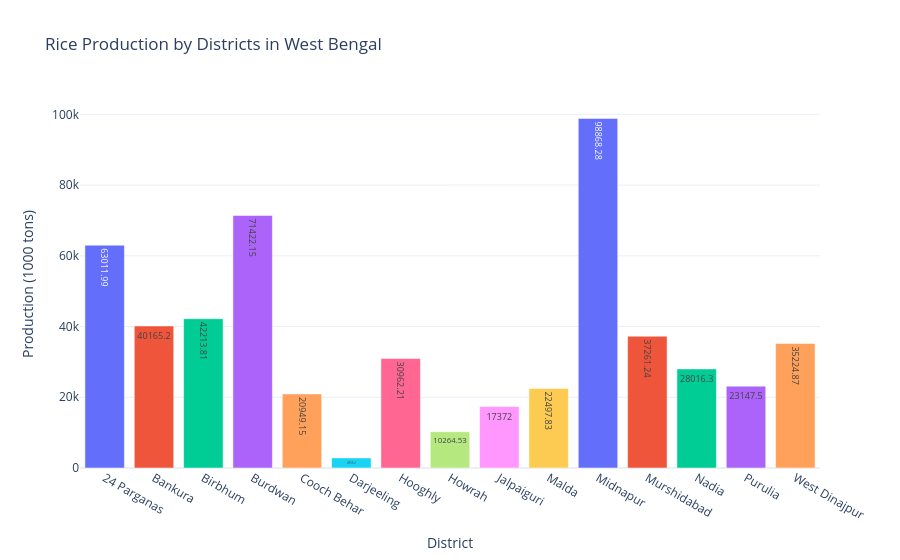

Source (notebook cell):
### Code cell
wb_rice = df[df["state_name"] == "West Bengal"].groupby("dist_name")["rice_production_1000_tons"].sum().reset_index()
fig8 = px.bar(wb_rice, x="dist_name", y="rice_production_1000_tons",
              title="Rice Production by Districts in West Bengal",
              text="rice_production_1000_tons",
              template=template_style,
              color="dist_name")
fig8.update_traces(textposition='inside', textfont_size=9, showlegend=False)
fig8.update_layout(yaxis_title="Production (1000 tons)", xaxis_title="District")
fig8.show()

### Figure 1 — Plotly figure (JSON) as saved in the notebook; plotly's stock layout.template omitted (floating-point values rounded to 4 significant figures)
{"data": [{"hovertemplate": "dist_name=%{x}<br>rice_production_1000_tons=%{text}<extra></extra>", "legendgroup": "24 Parganas", "marker": {"color": "#636efa", "pattern": {"shape": ""}}, "name": "24 Parganas", "orientation": "v", "showlegend": false, "text": [63010.0], "textfont": {"size": 9}, "textposition": "inside", "type": "bar", "x": ["24 Parganas"], "xaxis": "x", "y": [63010.0], "yaxis": "y"}, {"hovertemplate": "dist_name=%{x}<br>rice_production_1000_tons=%{text}<extra></extra>", "legendgroup": "Bankura", "marker": {"color": "#EF553B", "pattern": {"shape": ""}}, "name": "Bankura", "orientation": "v", "showlegend": false, "text": [40170.0], "textfont": {"size": 9}, "textposition": "inside", "type": "bar", "x": ["Bankura"], "xaxis": "x", "y": [40170.0], "yaxis": "y"}, {"hovertemplate": "dist_name=%{x}<br>rice_production_1000_tons=%{text}<extra></extra>", "legendgroup": "Birbhum", "marker": {"color": "#00cc96", "pattern": {"shape": ""}}, "name": "Birbhum", "orientation": "v", "showlegend": false, "text": [42210.0], "textfont": {"size": 9}, "textposition": "inside", "type": "bar", "x": ["Birbhum"], "xaxis": "x", "y": [42210.0], "yaxis": "y"}, {"hovertemplate": "dist_name=%{x}<br>rice_production_1000_tons=%{text}<extra></extra>", "legendgroup": "Burdwan", "marker": {"color": "#ab63fa", "pattern": {"shape": ""}}, "name": "Burdwan", "orientation": "v", "showlegend": false, "text": [71420.0], "textfont": {"size": 9}, "textposition": "inside", "type": "bar", "x": ["Burdwan"], "xaxis": "x", "y": [71420.0], "yaxis": "y"}, {"hovertemplate": "dist_name=%{x}<br>rice_production_1000_tons=%{text}<extra></extra>", "legendgroup": "Cooch Behar", "marker": {"color": "#FFA15A", "pattern": {"shape": ""}}, "name": "Cooch Behar", "orientation": "v", "showlegend": false, "text": [20950.0], "textfont": {"size": 9}, "textposition": "inside", "type": "bar", "x": ["Cooch Behar"], "xaxis": "x", "y": [20950.0], "yaxis": "y"}, {"hovertemplate": "dist_name=%{x}<br>rice_production_1000_tons=%{text}<extra></extra>", "legendgroup": "Darjeeling", "marker": {"color": "#19d3f3", "pattern": {"shape": ""}}, "name": "Darjeeling", "orientation": "v", "showlegend": false, "text": [2855.0], "textfont": {"size": 9}, "textposition": "inside", "type": "bar", "x": ["Darjeeling"], "xaxis": "x", "y": [2855.0], "yaxis": "y"}, {"hovertemplate": "dist_name=%{x}<br>rice_production_1000_tons=%{text}<extra></extra>", "legendgroup": "Hooghly", "marker": {"color": "#FF6692", "pattern": {"shape": ""}}, "name": "Hooghly", "orientation": "v", "showlegend": false, "text": [30960.0], "textfont": {"size": 9}, "textposition": "inside", "type": "bar", "x": ["Hooghly"], "xaxis": "x", "y": [30960.0], "yaxis": "y"}, {"hovertemplate": "dist_name=%{x}<br>rice_production_1000_tons=%{text}<extra></extra>", "legendgroup": "Howrah", "marker": {"color": "#B6E880", "pattern": {"shape": ""}}, "name": "Howrah", "orientation": "v", "showlegend": false, "text": [10260.0], "textfont": {"size": 9}, "textposition": "inside", "type": "bar", "x": ["Howrah"], "xaxis": "x", "y": [10260.0], "yaxis": "y"}, {"hovertemplate": "dist_name=%{x}<br>rice_production_1000_tons=%{text}<extra></extra>", "legendgroup": "Jalpaiguri", "marker": {"color": "#FF97FF", "pattern": {"shape": ""}}, "name": "Jalpaiguri", "orientation": "v", "showlegend": false, "text": [17370.0], "textfont": {"size": 9}, "textposition": "inside", "type": "bar", "x": ["Jalpaiguri"], "xaxis": "x", "y": [17370.0], "yaxis": "y"}, {"hovertemplate": "dist_name=%{x}<br>rice_production_1000_tons=%{text}<extra></extra>", "legendgroup": "Malda", "marker": {"color": "#FECB52", "pattern": {"shape": ""}}, "name": "Malda", "orientation": "v", "showlegend": false, "text": [22500.0], "textfont": {"size": 9}, "textposition": "inside", "type": "bar", "x": ["Malda"], "xaxis": "x", "y": [22500.0], "yaxis": "y"}, {"hovertemplate": "dist_name=%{x}<br>rice_production_1000_tons=%{text}<extra></extra>", "legendgroup": "Midnapur", "marker": {"color": "#636efa", "pattern": {"shape": ""}}, "name": "Midnapur", "orientation": "v", "showlegend": false, "text": [98870.0], "textfont": {"size": 9}, "textposition": "inside", "type": "bar", "x": ["Midnapur"], "xaxis": "x", "y": [98870.0], "yaxis": "y"}, {"hovertemplate": "dist_name=%{x}<br>rice_production_1000_tons=%{text}<extra></extra>", "legendgroup": "Murshidabad", "marker": {"color": "#EF553B", "pattern": {"shape": ""}}, "name": "Murshidabad", "orientation": "v", "showlegend": false, "text": [37260.0], "textfont": {"size": 9}, "textposition": "inside", "type": "bar", "x": ["Murshidabad"], "xaxis": "x", "y": [37260.0], "yaxis": "y"}, {"hovertemplate": "dist_name=%{x}<br>rice_production_1000_tons=%{text}<extra></extra>", "legendgroup": "Nadia", "marker": {"color": "#00cc96", "pattern": {"shape": ""}}, "name": "Nadia", "orientation": "v", "showlegend": false, "text": [28020.0], "textfont": {"size": 9}, "textposition": "inside", "type": "bar", "x": ["Nadia"], "xaxis": "x", "y": [28020.0], "yaxis": "y"}, {"hovertemplate": "dist_name=%{x}<br>rice_production_1000_tons=%{text}<extra></extra>", "legendgroup": "Purulia", "marker": {"color": "#ab63fa", "pattern": {"shape": ""}}, "name": "Purulia", "orientation": "v", "showlegend": false, "text": [23150.0], "textfont": {"size": 9}, "textposition": "inside", "type": "bar", "x": ["Purulia"], "xaxis": "x", "y": [23150.0], "yaxis": "y"}, {"hovertemplate": "dist_name=%{x}<br>rice_production_1000_tons=%{text}<extra></extra>", "legendgroup": "West Dinajpur", "marker": {"color": "#FFA15A", "pattern": {"shape": ""}}, "name": "West Dinajpur", "orientation": "v", "showlegend": false, "text": [35220.0], "textfont": {"size": 9}, "textposition": "inside", "type": "bar", "x": ["West Dinajpur"], "xaxis": "x", "y": [35220.0], "yaxis": "y"}], "layout": {"barmode": "relative", "legend": {"title": {"text": "dist_name"}, "tracegroupgap": 0}, "title": {"text": "Rice Production by Districts in West Bengal"}, "xaxis": {"anchor": "y", "categoryarray": ["24 Parganas", "Bankura", "Birbhum", "Burdwan", "Cooch Behar", "Darjeeling", "Hooghly", "Howrah", "Jalpaiguri", "Malda", "Midnapur", "Murshidabad", "Nadia", "Purulia", "West Dinajpur"], "categoryorder": "array", "domain": [0, 1], "title": {"text": "District"}}, "yaxis": {"anchor": "x", "domain": [0, 1], "title": {"text": "Production (1000 tons)"}}}}
